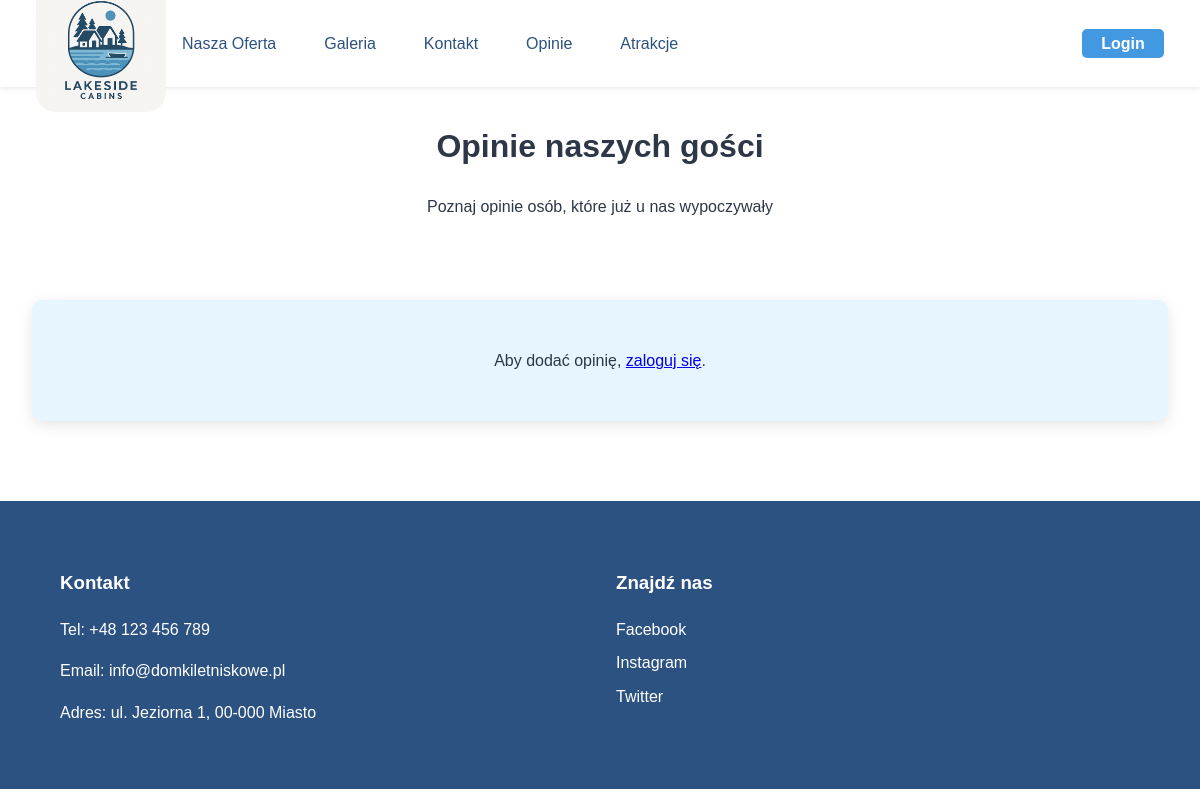
/opinie.php, run on an earlier commit of the app's database.
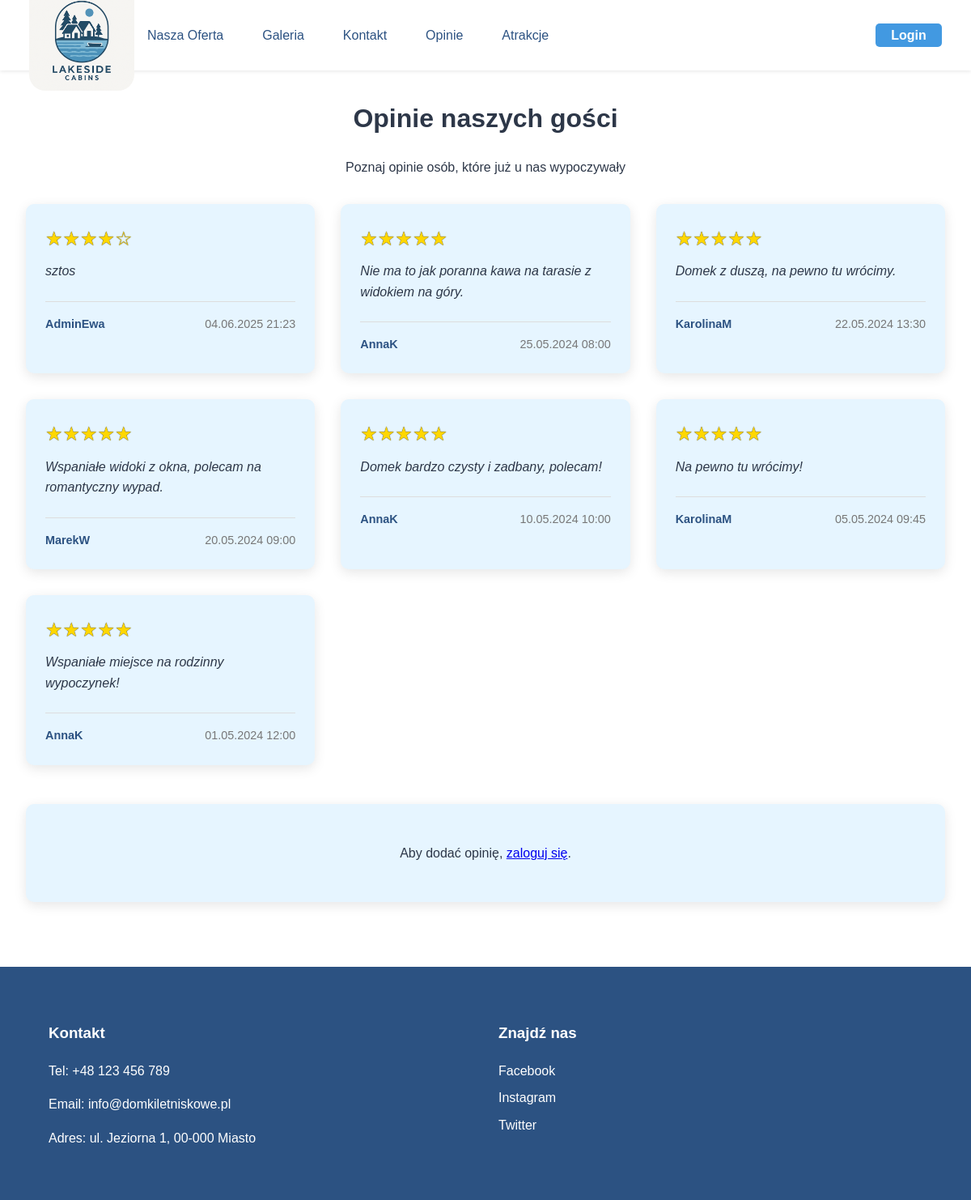
And on a later commit of the database.
### tables this page shows
CREATE TABLE `opinions` (
  `id` int(11) NOT NULL,
  `user_id` int(11) NOT NULL,
  `content` text NOT NULL,
  `rating` int(11) DEFAULT NULL CHECK (`rating` between 1 and 5),
  `created_at` datetime NOT NULL DEFAULT current_timestamp(),
  `approved` tinyint(1) DEFAULT 0
);

CREATE TABLE `users` (
  `id` int(11) NOT NULL,
  `username` varchar(50) NOT NULL,
  `email` varchar(100) NOT NULL,
  `password` varchar(255) NOT NULL,
  `role` enum('admin','client','konserwator','ksiegowy') DEFAULT 'client'
);

### opinie.php (the view, shortened to what the changed rows need)
<?php
$host = 'localhost';
$user = 'root';
$pass = '';
$db   = 'domki_letniskowe';
$conn = mysqli_connect($host, $user, $pass, $db);
$opinie = [];
if ($conn) {
    $sql = "SELECT o.content, o.rating, u.username, u.email, o.id, o.created_at
        FROM opinions o
        JOIN users u ON o.user_id = u.id
        WHERE o.approved = TRUE
        ORDER BY o.id DESC";
    $result = mysqli_query($conn, $sql);
    if ($result) {
        while ($row = mysqli_fetch_assoc($result)) {
            $opinie[] = $row;
        }
    }
}
?>
<!DOCTYPE html>
<html lang="pl">
<head>
    <link rel="stylesheet" href="css/style.css">
</head>
<body>
    <main style="padding-top: 100px;">
        <h1 style="text-align:center;">Opinie naszych gości</h1>
        <div class="opinie-grid">
            <?php foreach($opinie as $opinia): ?>
                <div class="opinia-karta">
                    <div class="gwiazdki">
                        <?php
                        $rating = (int)$opinia['rating'];
                        for ($i = 1; $i <= 5; $i++) {
                            echo $i <= $rating ? '★' : '☆';
                        }
                        ?>
                    </div>
                    <div class="opinia-tekst">
                        <?= htmlspecialchars($opinia['content']) ?>
                    </div>
                    <div class="opinia-meta">
                        <span class="opinia-autor"><?= htmlspecialchars($opinia['username']) ?></span>
                        <span class="opinia-data">
                            <?= date('d.m.Y H:i', strtotime($opinia['created_at'])) ?>
                        </span>
                    </div>
                </div>
            <?php endforeach; ?>
        </div>
    </main>
</body>
</html>

What changed in the data, as far as the page shows it:
added opinions: rating 4 (drawn), content "sztos", user.username "AdminEwa", created_at "04.06.2025 21:23"
now on this page (row edited): opinions: rating 5 (drawn), content "Nie ma to jak poranna kawa na tarasie z widokiem na góry.", user.username "AnnaK", created_at "25.05.2024 08:00"
now on this page (row edited): opinions: rating 5 (drawn), content "Domek z duszą, na pewno tu wrócimy.", user.username "KarolinaM", created_at "22.05.2024 13:30"
now on this page (row edited): opinions: rating 5 (drawn), content "Wspaniałe widoki z okna, polecam na romantyczny wypad.", user.username "MarekW", created_at "20.05.2024 09:00"
now on this page (row edited): opinions: rating 5 (drawn), content "Domek bardzo czysty i zadbany, polecam!", user.username "AnnaK", created_at "10.05.2024 10:00"
now on this page (row edited): opinions: rating 5 (drawn), content "Na pewno tu wrócimy!", user.username "KarolinaM", created_at "05.05.2024 09:45"
now on this page (row edited): opinions: rating 5 (drawn), content "Wspaniałe miejsce na rodzinny wypoczynek!", user.username "AnnaK", created_at "01.05.2024 12:00"
